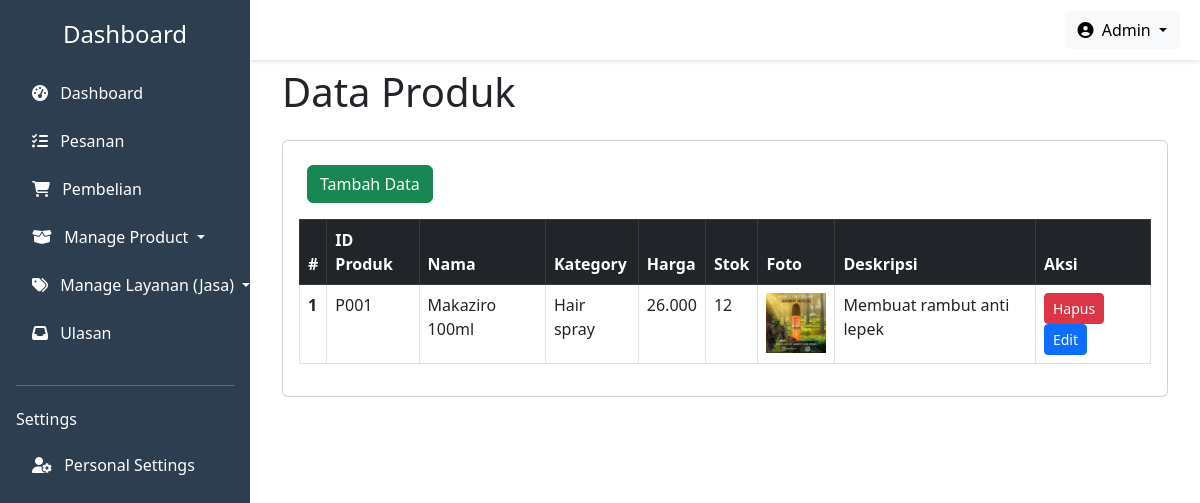
/Dashboard/data_produk.php (signed in), run on the app's committed database.
### tables this page shows
CREATE TABLE `produk` (
  `id_produk` varchar(36) NOT NULL,
  `nama_produk` varchar(50) DEFAULT NULL,
  `kategori` varchar(30) DEFAULT NULL,
  `harga` int(11) DEFAULT NULL,
  `stok` int(11) DEFAULT NULL,
  `deskripsi` text DEFAULT NULL,
  `gambar` varchar(255) NOT NULL
);

### Dashboard/data_produk.php (the view, shortened to what this page needs)
<?php
    require_once '../koneksi.php';
?>
<!DOCTYPE html>
<html lang="en">
<head>
    <link href="https://cdn.jsdelivr.net/npm/bootstrap@5.3.0/dist/css/bootstrap.min.css" rel="stylesheet" />
    <link rel="stylesheet" href="https://cdnjs.cloudflare.com/ajax/libs/font-awesome/6.4.0/css/all.min.css" />
</head>
<body>
    <div class="sidebar" id="sidebar">
        <div class="sidebar-header text-center mb-4">
            <h4>Dashboard</h4>
        </div>
        <ul class="nav flex-column px-3">
            <li class="nav-item mb-2">
                <a class="nav-link text-white" href="dashboard.php"><i class="fas fa-tachometer-alt me-2"></i> Dashboard</a>
            </li>
            <li class="nav-item mb-2">
                <a class="nav-link text-white" href="pesanan.php"><i class="fas fa-tasks me-2"></i> Pesanan</a>
            </li>
            <li class="nav-item mb-2">
                <a class="nav-link text-white" href="#"><i class="fas fa-shopping-cart me-2"></i> Pembelian</a>
            </li>
            <li class="nav-item mb-2">
                <a class="nav-link text-white dropdown-toggle" href="#" role="button" data-bs-toggle="dropdown" aria-expanded="false">
                    <i class="fas fa-box-open me-2"></i> Manage Product
                </a>
            </li>
            <li class="nav-item mb-2">
                <a class="nav-link text-white dropdown-toggle" href="#" role="button" data-bs-toggle="dropdown" aria-expanded="false">
                    <i class="fas fa-tags me-2"></i> Manage Layanan (Jasa)
                </a>
            </li>
            <li class="nav-item mb-2">
                <a class="nav-link text-white" href="data_ulasan.php"><i class="fas fa-inbox me-2"></i> Ulasan</a>
            </li>
        </ul>
        <hr class="bg-light mx-3 my-4" />
        <h6 class="px-3 mb-3">Settings</h6>
        <ul class="nav flex-column px-3">
            <li class="nav-item mb-2">
                <a class="nav-link text-white" href="#"><i class="fas fa-user-cog me-2"></i> Personal Settings</a>
            </li>
        </ul>
    </div>
    <div class="header">
        <div class="dropdown">
            <button class="btn btn-light dropdown-toggle" type="button" id="dropdownMenuButton" data-bs-toggle="dropdown" aria-expanded="false">
                <i class="fas fa-user-circle me-1"></i> Admin
            </button>
        </div>
    </div>
    <div class="main-content mt-4">
        <div class="container-fluid pt-4">
            <h1 class="mb-4">Data Produk</h1>
            <div class="card">
                <div class="card-body">
                    <div class="d-flex justify-content-between mb-2">
                        <div class="p-2 bd-highlight">
                            <a href="tambah_produk.php" class="btn btn-success" type="submit">Tambah Data</a>
                        </div>
                    </div>
                    <table class="table table-bordered" id="dataTable">
                        <thead class="table-dark">
                            <tr>
                                <th scope="col">#</th>
                                <th scope="col">ID Produk</th>
                                <th scope="col">Nama</th>
                                <th scope="col">Kategory</th>
                                <th scope="col">Harga</th>
                                <th scope="col">Stok</th>
                                <th scope="col">Foto</th>
                                <th scope="col">Deskripsi</th>
                                <th scope="col">Aksi</th>
                            </tr>
                        </thead>
                        <tbody>
                            <?php
                            $no = 1;
                            $result = mysqli_query($koneksi, "SELECT * FROM produk ORDER BY id_produk ASC");
                            while ($row = mysqli_fetch_assoc($result)) :
                            ?>
                                <tr>
                                    <th scope="row"><?= $no++ ?></th>
                                    <td><?= htmlspecialchars($row['id_produk']) ?></td>
                                    <td><?= htmlspecialchars($row['nama_produk']) ?></td>
                                    <td><?= htmlspecialchars($row['kategori']) ?></td>
                                    <td><?= number_format($row['harga'], 0, ',', '.') ?></td>
                                    <td><?= $row['stok'] ?></td>
                                    <td>
                                        <?php if (!empty($row['gambar'])) : ?>
                                            <img src="data_gambar/<?= htmlspecialchars($row['gambar']) ?>" alt="gambar" style="width: 60px; height: 60px;">
                                        <?php else : ?>
                                            <em>Tidak ada gambar</em>
                                        <?php endif; ?>
                                    </td>
                                    <td><?= htmlspecialchars($row['deskripsi']) ?></td>
                                    <td>
                                        <div class="d-grid gap-2 d-md-block">
                                            <a href="Controller/produk_controller.php?hapus_produk=<?= $row['id_produk'] ?>" class="btn btn-danger btn-sm" onclick="return confirm('Yakin ingin menghapus produk ini?')">Hapus</a>
                                            <a href="edit_produk.php?id=<?= $row['id_produk'] ?>" class="btn btn-primary btn-sm">Edit</a>
                                        </div>
                                    </td>
                                </tr>
                            <?php endwhile; ?>
                        </tbody>
                    </table>
                </div>
            </div>
        </div>
    </div>
</body>
</html>

### Dashboard/data_produk.php (style rules this page uses)
:root { --sidebar-width: 250px; --header-height: 60px; --sidebar-bg: #2c3e50; --header-bg: #ffffff; }
body { font-family: 'Segoe UI', Tahoma, Geneva, Verdana, sans-serif; overflow-x: hidden; }
.sidebar { width: var(--sidebar-width); height: 100vh; position: fixed; left: 0; top: 0; background-color: var(--sidebar-bg); color: white; padding: 20px 0; transition: all 0.3s; z-index: 1000; }
.main-content { margin-left: var(--sidebar-width); padding: 20px; min-height: calc(100vh - var(--header-height)); transition: all 0.3s; }
.header { height: var(--header-height); background-color: var(--header-bg); box-shadow: 0 2px 4px rgba(0, 0, 0, 0.1); position: fixed; width: calc(100% - var(--sidebar-width)); right: 0; top: 0; z-index: 900; transition: all 0.3s; display: flex; align-items: center; padding: 0 20px; gap: 1rem; }
.dropdown { margin-left: auto; }

### data on the page
produk: id_produk "P001", nama_produk "Makaziro 100ml", kategori "Hair spray", harga "26.000", stok "12", gambar (picture), deskripsi "Membuat rambut anti lepek"
